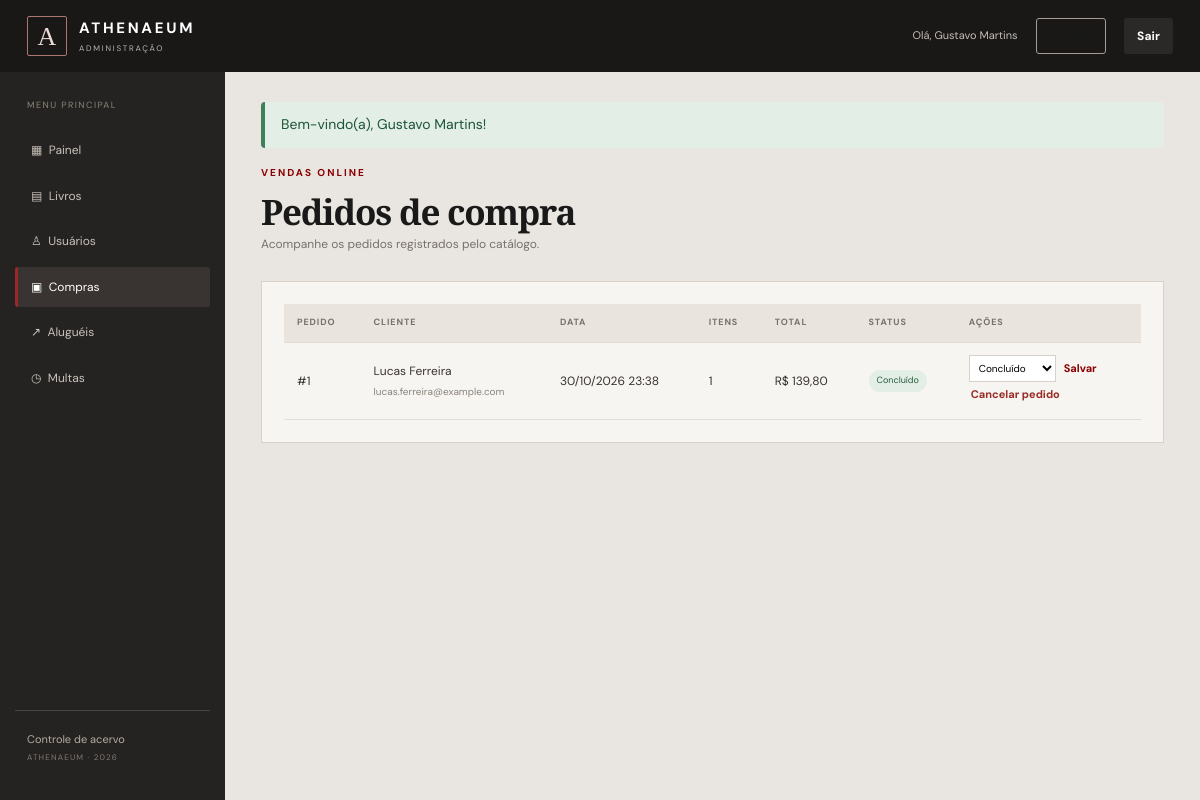
The page /admin/index.php?secao=compras (signed in) on the database its author committed.
### tables this page shows
CREATE TABLE usuarios (
 id INT AUTO_INCREMENT PRIMARY KEY,
 nome VARCHAR(120) NOT NULL,
 email VARCHAR(160) NOT NULL UNIQUE,
 telefone VARCHAR(30) NULL,
 senha VARCHAR(255) NOT NULL,
 tipo ENUM('admin','usuario') NOT NULL DEFAULT 'usuario',
 ativo TINYINT(1) NOT NULL DEFAULT 1,
 criado_em DATETIME NOT NULL DEFAULT CURRENT_TIMESTAMP
);

CREATE TABLE compras (
 id INT AUTO_INCREMENT PRIMARY KEY,
 usuario_id INT NOT NULL,
 total DECIMAL(10,2) NOT NULL,
 status ENUM('confirmado','separando','concluido','cancelado') NOT NULL DEFAULT 'confirmado',
 data_compra DATETIME NOT NULL DEFAULT CURRENT_TIMESTAMP,
 CONSTRAINT fk_compras_usuario FOREIGN KEY (usuario_id) REFERENCES usuarios(id) ON UPDATE CASCADE ON DELETE RESTRICT,
 KEY idx_compras_usuario (usuario_id), KEY idx_compras_data (data_compra)
);

### admin/index.php (called while the page is built, shortened)
<?php
require_once __DIR__.'/core/bootstrap.php';require_admin();
$secao=(string)($_GET['secao']??'painel');$permitidas=['painel','livros','livro_form','usuarios','usuario_form','usuario_detalhes','compras','alugueis','multas'];if(!in_array($secao,$permitidas,true))$secao='painel';
$L=new Livro();$U=new Usuario();$C=new Compra();$A=new Aluguel();$M=new Multa();$pdo=db();
$livros=$L->listarTodos();$usuarios=$U->listar();$compras=$C->listar();$alugueis=$A->listar();$multas=$M->listar();
include __DIR__.'/partials/admin_header.php';
$view=__DIR__.'/views/admin/'.$secao.'.php';include $view;
include __DIR__.'/partials/admin_footer.php';

### admin/core/bootstrap.php (called while the page is built, shortened)
<?php
require_once __DIR__.'/../config/conexao.php';
require_once __DIR__.'/../dao/CompraDAO.php';
require_once __DIR__.'/../models/Usuario.php';
require_once __DIR__.'/../models/Compra.php';
function url(string $path=''): string { return BASE_URL.'/'.ltrim($path,'/'); }
function h($v): string { return htmlspecialchars((string)$v, ENT_QUOTES, 'UTF-8'); }
function money($v): string { return 'R$ '.number_format((float)$v,2,',','.'); }
function flash(string $key, ?string $message=null): ?string { if($message!==null){$_SESSION['flash'][$key]=$message;return null;} $v=$_SESSION['flash'][$key]??null; unset($_SESSION['flash'][$key]); return $v; }
function current_user(): ?array { return $_SESSION['usuario']??null; }
function status_label(string $s): string { return ['confirmado'=>'Confirmado','separando'=>'Separando','concluido'=>'Concluído','cancelado'=>'Cancelado','reservado'=>'Aguardando retirada','ativo'=>'Alugado','devolvido'=>'Devolvido','pendente'=>'Pendente','paga'=>'Paga'][strtolower($s)]??ucfirst($s); }

### admin/config/conexao.php (called while the page is built, shortened)
<?php
function db(): PDO {
    static $pdo = null;
    if ($pdo instanceof PDO) return $pdo;
    $host = '127.0.0.1'; $dbname = 'athenaeum_livraria'; $user = 'root'; $pass = '';
    try {
        $pdo = new PDO("mysql:host={$host};dbname={$dbname};charset=utf8mb4", $user, $pass, [
            PDO::ATTR_ERRMODE => PDO::ERRMODE_EXCEPTION,
            PDO::ATTR_DEFAULT_FETCH_MODE => PDO::FETCH_ASSOC,
            PDO::ATTR_EMULATE_PREPARES => false,
        ]);
        return $pdo;
    } catch (PDOException $e) {
        error_log('Falha PDO: '.$e->getMessage());
        http_response_code(500);
        exit('Não foi possível conectar ao banco Athenaeum. Confira se o MySQL está ativo e se banco.sql foi importado.');
    }
}

### admin/models/Usuario.php (called while the page is built)
<?php
class Usuario { private UsuarioDAO $dao; public function __construct(){ $this->dao=new UsuarioDAO(db()); }
 public function listar():array{return $this->dao->listar();} public function buscarPorId(int $id):?array{return $this->dao->buscarPorId($id);} public function autenticar(string $e,string $s):?array{return $this->dao->autenticar($e,$s);} public function cadastrar(array $d):int{return $this->dao->cadastrar($d);} public function editar(int $id,array $d):bool{return $this->dao->editar($id,$d);} public function deletar(int $id):bool{return $this->dao->deletar($id);} }

### admin/dao/UsuarioDAO.php (called while the page is built, shortened)
<?php
class UsuarioDAO {
 public function listar(): array { return $this->pdo->query("SELECT id,nome,email,telefone,tipo,ativo,criado_em FROM usuarios ORDER BY nome")->fetchAll(); }
}

### admin/models/Compra.php (called while the page is built)
<?php
class Compra { private CompraDAO $dao; public function __construct(){ $this->dao=new CompraDAO(db()); }
 public function listar(?int $uid=null):array{return $this->dao->listar($uid);} public function buscarPorId(int $id):?array{return $this->dao->buscarPorId($id);} public function cadastrar(array $d):int{return $this->dao->finalizar((int)$d['usuario_id'],$d['carrinho']??[]);} public function editar(int $id,array $d):bool{return $this->dao->editar($id,$d);} public function deletar(int $id):bool{return $this->dao->deletar($id);} }

### admin/dao/CompraDAO.php (called while the page is built, shortened)
<?php
class CompraDAO {
 public function listar(?int $usuarioId=null): array { $sql="SELECT c.*,u.nome,u.email,(SELECT COUNT(*) FROM compra_itens i WHERE i.compra_id=c.id) itens FROM compras c JOIN usuarios u ON u.id=c.usuario_id";if($usuarioId){$sql.=" WHERE c.usuario_id=? ORDER BY c.data_compra DESC";$s=$this->pdo->prepare($sql);$s->execute([$usuarioId]);return $s->fetchAll();}return $this->pdo->query($sql." ORDER BY c.data_compra DESC")->fetchAll(); }
}

### admin/views/admin/compras.php (the view)
<div class="admin-page-title"><div><span class="eyebrow">VENDAS ONLINE</span><h1>Pedidos de compra</h1><p>Acompanhe os pedidos registrados pelo catálogo.</p></div></div><div class="admin-card"><div class="table-wrap"><table><thead><tr><th>Pedido</th><th>Cliente</th><th>Data</th><th>Itens</th><th>Total</th><th>Status</th><th>Ações</th></tr></thead><tbody><?php foreach($compras as $c): ?><tr><td>#<?= (int)$c['id'] ?></td><td><?= h($c['nome']) ?><small class="table-sub"><?= h($c['email']) ?></small></td><td><?= date('d/m/Y H:i',strtotime($c['data_compra'])) ?></td><td><?= (int)$c['itens'] ?></td><td><?= money($c['total']) ?></td><td><span class="status <?= h($c['status']) ?>"><?= h(status_label($c['status'])) ?></span></td><td><?php if($c['status']!=='cancelado'): ?><form method="post" action="<?= h(url('admin/controllers/acao.php')) ?>" class="inline-actions"><?= csrf_field() ?><input type="hidden" name="acao" value="update_purchase"><input type="hidden" name="id" value="<?= (int)$c['id'] ?>"><select name="status"><option value="confirmado" <?= $c['status']==='confirmado'?'selected':'' ?>>Confirmado</option><option value="separando" <?= $c['status']==='separando'?'selected':'' ?>>Separando</option><option value="concluido" <?= $c['status']==='concluido'?'selected':'' ?>>Concluído</option><option value="cancelado" <?= $c['status']==='cancelado'?'selected':'' ?>>Cancelado</option></select><button class="link-button">Salvar</button></form><form method="post" action="<?= h(url('admin/controllers/acao.php')) ?>" onsubmit="return confirm('Cancelar pedido e devolver os itens ao estoque?')"><?= csrf_field() ?><input type="hidden" name="acao" value="delete_purchase"><input type="hidden" name="id" value="<?= (int)$c['id'] ?>"><button class="link-button danger-text">Cancelar pedido</button></form><?php else: ?><span class="muted">Pedido cancelado</span><?php endif; ?></td></tr><?php endforeach; ?></tbody></table></div></div>

### admin/partials/admin_header.php
<!doctype html><html lang="pt-BR"><head><meta charset="utf-8"><meta name="viewport" content="width=device-width,initial-scale=1"><title>Painel administrativo — Athenaeum</title><link rel="stylesheet" href="<?= h(url('public/css/estilo.css')) ?>"></head><body class="admin-body"><header class="admin-top"><a class="brand" href="<?= h(url('index.php')) ?>"><span class="brand-mark">A</span><span><b>ATHENAEUM</b><small>ADMINISTRAÇÃO</small></span></a><div class="admin-top-right"><span>Olá, <?= h(current_user()['nome']) ?></span><a class="btn btn-outline btn-small" href="<?= h(url('index.php')) ?>">Ver loja</a><form method="post" action="<?= h(url('admin/controllers/acao.php')) ?>" class="inline-form"><?= csrf_field() ?><input type="hidden" name="acao" value="logout"><button class="btn btn-dark btn-small">Sair</button></form></div></header><div class="admin-layout"><aside class="admin-sidebar"><span class="sidebar-label">MENU PRINCIPAL</span><a href="<?= h(url('admin/index.php')) ?>" class="<?= $secao==='painel'?'active':'' ?>">▦ &nbsp;Painel</a><a href="<?= h(url('admin/index.php?secao=livros')) ?>" class="<?= str_starts_with($secao,'livro')?'active':'' ?>">▤ &nbsp;Livros</a><a href="<?= h(url('admin/index.php?secao=usuarios')) ?>" class="<?= str_starts_with($secao,'usuario')?'active':'' ?>">♙ &nbsp;Usuários</a><a href="<?= h(url('admin/index.php?secao=compras')) ?>" class="<?= $secao==='compras'?'active':'' ?>">▣ &nbsp;Compras</a><a href="<?= h(url('admin/index.php?secao=alugueis')) ?>" class="<?= $secao==='alugueis'?'active':'' ?>">↗ &nbsp;Aluguéis</a><a href="<?= h(url('admin/index.php?secao=multas')) ?>" class="<?= $secao==='multas'?'active':'' ?>">◷ &nbsp;Multas</a><div class="sidebar-bottom">Controle de acervo<br><small>ATHENAEUM · 2026</small></div></aside><main class="admin-main"><div class="flash-wrap"><?php if($m=flash('sucesso')): ?><div class="notice success"><?= h($m) ?></div><?php endif; ?><?php if($m=flash('erro')): ?><div class="notice error"><?= h($m) ?></div><?php endif; ?></div>

### rows shown on the page
usuarios: nome "Gustavo Martins"
compras: id "1", usuario.nome "Lucas Ferreira", usuario.email "lucas.ferreira@example.com", data_compra "30/10/2026 23:38", itens "1", total "R$ 139,80", status "Concluído"

### other values the page prints
$m "Bem-vindo(a), Gustavo Martins!"
